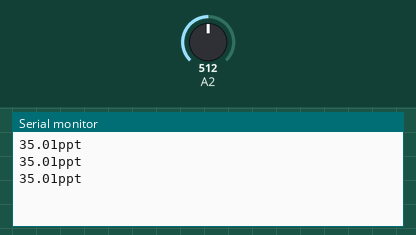
A sketch run on a simulated Arduino Uno, built with avr-gcc and run on an emulated ATmega328P. Parts: the last lines printed to the serial monitor. Inputs (shaded band) come from the test bench; at power-on: A2 = 512.

Above: at 1.3 s.
1.4 s: A2 set to 716
At 1.9 s:
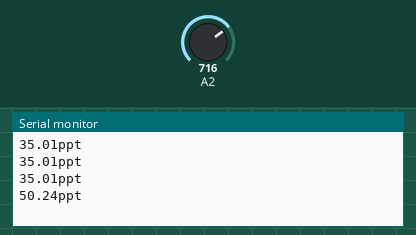
2.9 s: A2 set to 900
At 3.4 s:
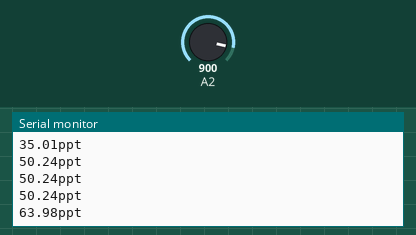
Timing chart, 0 to 5.9 s (numbered marks = the images above; inputs shaded):
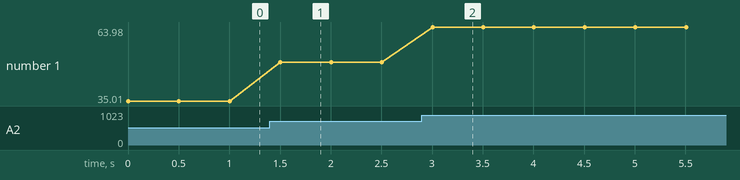

Measured:
- after the input at 1.4 s, the serial monitor: prints a new line after 0.10 s (image 1)
- after the input at 2.9 s, the serial monitor: prints a new line after 0.10 s (image 2)
- plotted number 1: 35.01 → 50.24 after the input at 1.4 s, 50.24 → 63.98 after the input at 2.9 s

The sketch:

VernierTutorialLinearCalibration.ino
```cpp
/* VernierTutorialLinearCalibration (v2017)
 * This sketch reads the raw count from a Vernier Analog (BTA)
 * sensor once every half second, and uses its algebraic slope
 * and intercept to convert it to standard units.
 *
 * Plug the sensor into the Analog 2 port on the Vernier Arduino
 * Interface Shield or into an Analog Protoboard Adapter wired
 * to Arduino pin A2.
 */

float rawCount; //create global variable for reading from A/D converter (0-1023)
float voltage; //create global variable for voltage (0-5V)
float sensorValue; //create global variable for sensor value
float slope = 15.28; //create global variable for slope for a Dual-Range Force Sensor +/-10N range
float intercept = -3.23; //create global variable for intercept for a Dual-Range Force Sensor +/-10N range
String units = "ppt"; //create global variable for units for a Dual-Range Force Sensor

void setup() {
  Serial.begin(9600); //setup communication to display
}

void loop() {
  rawCount=analogRead(A2); //read one data value (0-1023)
  voltage=rawCount/1023*5; //convert raw count to voltage (0-5V)
  sensorValue=slope*voltage+intercept; //convert to sensor value with linear calibration equation
  Serial.print(sensorValue); //print sensor value
  Serial.println(units); //print units and skip to next line
  delay(500); //wait half second
}
```
